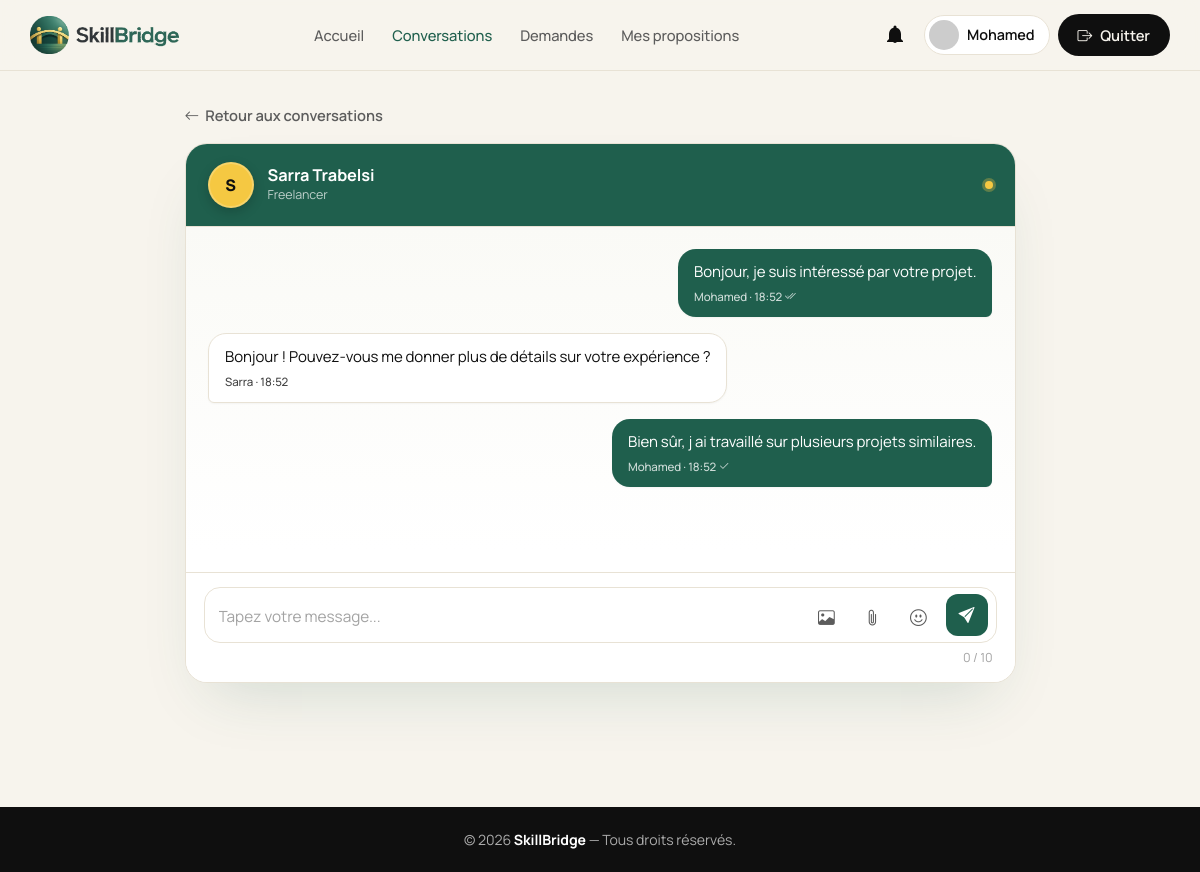
Page /view/frontoffice/chat/chat.php?id=1 (signed in) on the committed database.
### tables this page shows
CREATE TABLE `conversations` (
    `id_conversation`  INT AUTO_INCREMENT PRIMARY KEY,
    `user1_id`         INT       NOT NULL,
    `user2_id`         INT       NOT NULL,
    `date_creation`    DATETIME  DEFAULT CURRENT_TIMESTAMP,
    INDEX `idx_user1`        (`user1_id`),
    INDEX `idx_user2`        (`user2_id`),
    INDEX `idx_pair`         (`user1_id`, `user2_id`),
    FOREIGN KEY (`user1_id`) REFERENCES `utilisateurs`(`id`) ON DELETE CASCADE,
    FOREIGN KEY (`user2_id`) REFERENCES `utilisateurs`(`id`) ON DELETE CASCADE
);

CREATE TABLE `utilisateurs` (
    `id`                 INT AUTO_INCREMENT PRIMARY KEY,
    `nom`                VARCHAR(100)  NOT NULL,
    `prenom`             VARCHAR(100)  NOT NULL,
    `email`              VARCHAR(150)  NOT NULL UNIQUE,
    `password`           VARCHAR(255)  NOT NULL,
    `role`               ENUM('freelancer','client','admin') NOT NULL DEFAULT 'client',
    `telephone`          VARCHAR(20)   NULL,
    `photo`              VARCHAR(255)  NULL,
    `is_active`          TINYINT(1)    NOT NULL DEFAULT 1,
    `is_verified`        TINYINT(1)    NOT NULL DEFAULT 1,
    `verification_token` VARCHAR(64)   NULL,
    `reset_token`        VARCHAR(64)   NULL,
    `reset_token_expiry` DATETIME      NULL,
    `oauth_provider`     VARCHAR(20)   NULL,
    `oauth_id`           VARCHAR(100)  NULL,
    `face_descriptor`    TEXT          NULL,
    `date_inscription`   DATETIME      DEFAULT CURRENT_TIMESTAMP,
    INDEX `idx_email`         (`email`),
    INDEX `idx_oauth`         (`oauth_provider`, `oauth_id`),
    INDEX `idx_reset_token`   (`reset_token`),
    INDEX `idx_verify_token`  (`verification_token`)
);

CREATE TABLE `messages` (
    `id_message`       INT AUTO_INCREMENT PRIMARY KEY,
    `id_conversation`  INT          NOT NULL,
    `sender_id`        INT          NOT NULL,
    `contenu`          TEXT         NOT NULL,
    `date_envoi`       DATETIME     DEFAULT CURRENT_TIMESTAMP,
    `is_seen`          TINYINT(1)   DEFAULT 0,
    `type`             VARCHAR(50)  DEFAULT 'text',
    INDEX `idx_conv_id`         (`id_conversation`, `id_message`),
    INDEX `idx_sender`          (`sender_id`),
    INDEX `idx_unseen`          (`id_conversation`, `is_seen`),
    FOREIGN KEY (`id_conversation`) REFERENCES `conversations`(`id_conversation`) ON DELETE CASCADE,
    FOREIGN KEY (`sender_id`)       REFERENCES `utilisateurs`(`id`)               ON DELETE CASCADE
);

### controller/ChatController.php (called while the page is built, shortened)
<?php
require_once __DIR__ . '/../config.php';
require_once __DIR__ . '/../model/Conversation.php';
require_once __DIR__ . '/../model/Message.php';
class ChatController {
    private $pdo;
    public function __construct() {
        global $pdo;
        $this->pdo = $pdo;
    }
    public function getConversation($id) {
        $conv = new Conversation($this->pdo);
        $conv->id_conversation = $id;
        return $conv->readOne();
    }
    public function listMessagesByConversation($id_conversation) {
        $msg = new Message($this->pdo);
        $msg->id_conversation = $id_conversation;
        return $msg->readByConversation();
    }
}

### model/Conversation.php (called while the page is built, shortened)
<?php
class Conversation {
    private $conn;
    private $table = 'conversations';
    public $id_conversation;
    public function __construct($db) {
        $this->conn = $db;
    }
    public function readOne() {
        $query = "SELECT c.id_conversation, c.user1_id, c.user2_id, c.date_creation,
                         u1.nom AS user1_nom, u1.prenom AS user1_prenom,
                         u2.nom AS user2_nom, u2.prenom AS user2_prenom
                  FROM " . $this->table . " c
                  JOIN utilisateurs u1 ON c.user1_id = u1.id
                  JOIN utilisateurs u2 ON c.user2_id = u2.id
                  WHERE c.id_conversation = :id
                  LIMIT 1";
        $stmt = $this->conn->prepare($query);
        $stmt->bindParam(':id', $this->id_conversation);
        $stmt->execute();
        $row = $stmt->fetch(PDO::FETCH_ASSOC);
        if ($row) {
            return $row;
        }
        return false;
    }
}

### view/frontoffice/chat/_auth.php (called while the page is built, shortened)
<?php
$currentUserId   = (int)$_SESSION['user_id'];

### model/Message.php (called while the page is built, shortened)
<?php
class Message {
    private $conn;
    private $table = 'messages';
    public $id_conversation;
    public function __construct($db) {
        $this->conn = $db;
    }
    public function readByConversation() {
        $query = "SELECT m.*, u.nom AS sender_nom, u.prenom AS sender_prenom
                  FROM " . $this->table . " m
                  JOIN utilisateurs u ON m.sender_id = u.id
                  WHERE m.id_conversation = :id_conversation
                  ORDER BY m.date_envoi ASC";
        $stmt = $this->conn->prepare($query);
        $stmt->bindParam(':id_conversation', $this->id_conversation);
        $stmt->execute();
        return $stmt;
    }
}

### view/frontoffice/chat/chat.php (the view, shortened to what this page needs)
<?php
require_once __DIR__ . '/../../../controller/ChatController.php';
$chatController = new ChatController();
require_once __DIR__ . "/_auth.php";
$id = isset($_GET['id']) ? intval($_GET['id']) : 0;
$conversation = $chatController->getConversation($id);
$otherUser = ($conversation['user1_id'] == $currentUserId)
    ? $conversation['user2_prenom'] . ' ' . $conversation['user2_nom']
    : $conversation['user1_prenom'] . ' ' . $conversation['user1_nom'];
$otherUserId = ($conversation['user1_id'] == $currentUserId)
    ? (int)$conversation['user2_id']
    : (int)$conversation['user1_id'];
$otherPhotoStmt = $pdo->prepare("SELECT photo FROM utilisateurs WHERE id = :id");
$otherPhotoStmt->execute([':id' => $otherUserId]);
$otherPhoto = (string)($otherPhotoStmt->fetchColumn() ?: '');
$chatController->markMessagesAsSeen($id, $currentUserId);
$messages    = $chatController->listMessagesByConversation($id)->fetchAll(PDO::FETCH_ASSOC);
$templateBase = '../EasyFolio';
$userNom       = trim((string)($_SESSION['user_nom'] ?? ''));
$userFirstName = trim(explode(' ', $userNom)[0] ?? '') ?: 'Profil';
$photoStmt = $pdo->prepare("SELECT photo FROM utilisateurs WHERE id = :id");
$photoStmt->execute([':id' => $currentUserId]);
$myPhoto = (string)($photoStmt->fetchColumn() ?: '');
$navAvatarFallback = 'https://ui-avatars.com/api/?name=' . urlencode($userNom ?: 'SkillBridge') . '&background=1F5F4D&color=fff&bold=true&size=80';
$navAvatarSrc = !empty($myPhoto)
    ? $templateBase . '/assets/img/profile/' . htmlspecialchars($myPhoto)
    : $navAvatarFallback;
$otherInitial  = strtoupper(mb_substr($otherUser, 0, 1, 'UTF-8'));
?>
<!DOCTYPE html>
<html lang="fr">
<head>
    <link href="<?= $templateBase ?>/assets/vendor/bootstrap/css/bootstrap.min.css" rel="stylesheet">
    <link href="<?= $templateBase ?>/assets/vendor/bootstrap-icons/bootstrap-icons.css" rel="stylesheet">
</head>
<body>
<header class="sb-header">
  <div class="container">
    <a href="<?= $templateBase ?>/index.php" class="sb-logo">
      <img src="<?= $templateBase ?>/assets/img/skillbridge-logo.png" alt="SkillBridge" class="logo-img" loading="eager">
    </a>
    <nav class="sb-nav">
      <?= frontoffice_main_nav('conversations', $templateBase, '.') ?>
    </nav>
    <div class="d-flex align-items-center gap-2">
      <span id="bellSlot" class="sb-bell-btn" style="display:inline-flex;"></span>
      <a href="<?= $templateBase ?>/profil.php" class="sb-profile-chip" title="Mon Profil">
        <img src="<?= $navAvatarSrc ?>" alt="" class="avatar"
             onerror="this.onerror=null;this.src='<?= htmlspecialchars($navAvatarFallback) ?>';">
        <span><?= htmlspecialchars($userFirstName) ?></span>
      </a>
      <a href="<?= base_url() ?>/controller/utilisateurcontroller.php?action=logout" class="sb-cta d-none d-md-inline-flex">
        <i class="bi bi-box-arrow-right"></i><span>Quitter</span>
      </a>
    </div>
  </div>
</header>
<main>
  <section class="page-bg">
    <div class="container">
      <div class="row justify-content-center">
        <div class="col-lg-9">
          <div class="mb-3">
            <a href="conversations.php" class="btn-back">
              <i class="bi bi-arrow-left"></i> Retour aux conversations
            </a>
          </div>
          <div class="chat-shell">
            <div class="chat-head">
              <div class="ava">
                <?php if (!empty($otherPhoto)): ?>
                  <img src="<?= $templateBase ?>/assets/img/profile/<?= htmlspecialchars($otherPhoto) ?>"
                       alt="<?= htmlspecialchars($otherUser) ?>"
                       onerror="this.onerror=null; this.replaceWith(Object.assign(document.createElement('span'),{textContent:'<?= htmlspecialchars($otherInitial) ?>'}));">
                <?php else: ?>
                  <span><?= htmlspecialchars($otherInitial) ?></span>
                <?php endif; ?>
              </div>
              <div style="flex:1; min-width:0;">
                <div class="name"><?= htmlspecialchars($otherUser) ?></div>
                <div class="role">Freelancer</div>
              </div>
              <span class="pulse" title="En ligne"></span>
            </div>
            <div class="chat-container" id="chatContainer">
              <?php if (empty($messages)): ?>
                <div class="empty-chat" id="emptyState">
                  <div class="ic"><i class="bi bi-chat-dots"></i></div>
                  <h5>Commencez la conversation</h5>
                  <p>Envoyez votre premier message à <?= htmlspecialchars($otherUser) ?>.</p>
                </div>
              <?php else: ?>
                <?php foreach ($messages as $msg):
                    $isSent = ($msg['sender_id'] == $currentUserId);
                    $meta = ($msg['type'] === 'image' || $msg['type'] === 'file') ? json_decode($msg['contenu'], true) : null;
                    $tickHtml = $isSent
                        ? '<span class="seen-tick">' . ($msg['is_seen'] ? '<i class="bi bi-check2-all"></i>' : '<i class="bi bi-check2"></i>') . '</span>'
                        : '';
                    $metaLine = htmlspecialchars($msg['sender_prenom']) . ' · ' . date('H:i', strtotime($msg['date_envoi'])) . ' ' . $tickHtml;
                ?>
                  <div class="d-flex <?= $isSent ? 'justify-content-end' : 'justify-content-start' ?> mb-2"
                       data-msg-id="<?= (int)$msg['id_message'] ?>">
                    <?php if ($msg['type'] === 'image' && is_array($meta)): ?>
                      <div class="msg-bubble <?= $isSent ? 'msg-sent' : 'msg-received' ?>" style="padding:4px;">
                        <img class="chat-image" src="../../../<?= htmlspecialchars($meta['url'] ?? '') ?>" alt=""
                             style="max-width:280px; max-height:280px; border-radius:14px; display:block;">
                        <div class="msg-meta" style="padding:6px 8px 2px;"><?= $metaLine ?></div>
                      </div>
                    <?php else: ?>
                      <div class="msg-bubble <?= $isSent ? 'msg-sent' : 'msg-received' ?>">
                        <div class="msg-body"><?= nl2br(htmlspecialchars($msg['contenu'])) ?></div>
                        <div class="msg-meta"><?= $metaLine ?></div>
                      </div>
                    <?php endif; ?>
                  </div>
                <?php endforeach; ?>
              <?php endif; ?>
            </div>
            <div class="typing-indicator" id="typingIndicator"></div>
            <div class="chat-foot">
              <form id="sendForm" novalidate>
                <div class="composer-row">
                  <textarea id="contenu" class="form-control" name="contenu" rows="1" placeholder="Tapez votre message..."></textarea>
                  <button type="button" class="composer-icon-btn" id="photoBtn" title="Envoyer une photo">
                    <i class="bi bi-image"></i>
                  </button>
                  <button type="button" class="composer-icon-btn" id="fileBtn" title="Envoyer un fichier">
                    <i class="bi bi-paperclip"></i>
                  </button>
                  <button type="button" class="composer-icon-btn" data-emoji-target="#contenu" title="Émojis">
                    <i class="bi bi-emoji-smile"></i>
                  </button>
                  <button type="submit" class="send-btn" title="Envoyer">
                    <i class="bi bi-send-fill"></i>
                  </button>
                </div>
                <div class="composer-foot">
                  <small id="count">0 / 10</small>
                </div>
              </form>
            </div>
          </div>
        </div>
      </div>
    </div>
  </section>
</main>
<footer class="sb-footer">
  © <?= date('Y') ?> <strong>SkillBridge</strong> — Tous droits réservés.
</footer>
</body>
</html>

### rows in the picture
conversations: user1.nom "S", user1.nom "Sarra Trabelsi"
messages: contenu "Bonjour, je suis intéressé par votre projet.", metaLine "Mohamed · 18:52"
messages: contenu "Bonjour ! Pouvez-vous me donner plus de détails sur votre expérience ?", metaLine "Sarra · 18:52"
messages: contenu "Bien sûr, j ai travaillé sur plusieurs projets similaires.", metaLine "Mohamed · 18:52"

### other values in the picture
$it['label'] "Accueil"
$it['label'] "Conversations"
$it['label'] "Demandes"
$it['label'] "Mes propositions"
$userFirstName "Mohamed"
